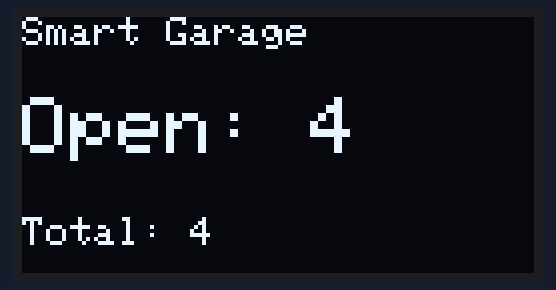
A sketch run on a simulated ESP32. On the bench: 128×64 one-colour display.

Above: at 0.1 s.
At 4.1 s:
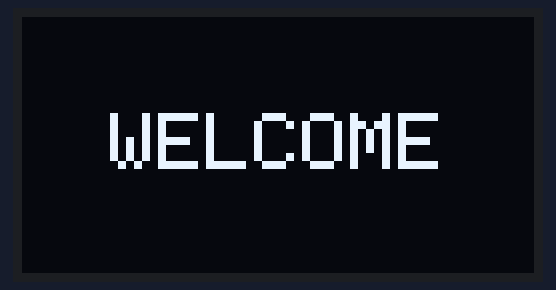
At 5.9 s:
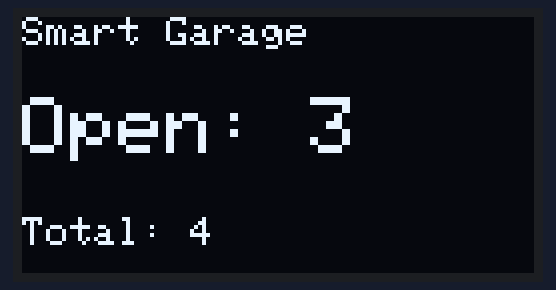
At 8.1 s:
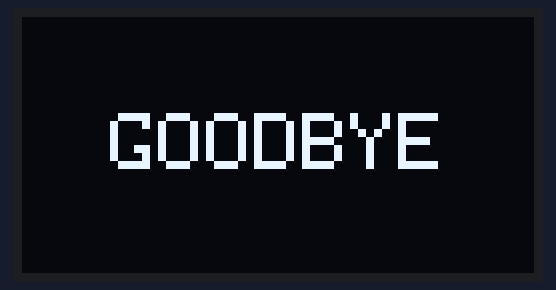

Measured:
- by itself, everything shown: repeats every 8.0 s, in 4 steps
- what the display in image 1 shows lasts 1.8 s, from 4.0 s to 5.8 s
- what the display in image 2 shows lasts 2.2 s, from 5.8 s to 8.0 s

The sketch:

OLED_Test.ino
```cpp
/*
THIS IS A TEST SCRIPT JUST USED TO SEE IF THE OLED IS WORKINF
*/

#include <Wire.h>
#include <Adafruit_GFX.h>
#include <Adafruit_SSD1306.h>

#define W 128
#define H 64
Adafruit_SSD1306 display(W, H, &Wire, -1);

const int TOTAL_SPOTS = 4;
int openSpots = 4;

enum ScreenMode { SCREEN_STATUS, SCREEN_WELCOME, SCREEN_GOODBYE };
ScreenMode mode = SCREEN_STATUS;
unsigned long modeUntil = 0;

void drawStatus() {
  display.clearDisplay();
  display.setTextColor(SSD1306_WHITE);

  display.setTextSize(1);
  display.setCursor(0, 0);
  display.print("Smart Garage");

  display.setTextSize(2);
  display.setCursor(0, 20);
  display.print("Open: ");
  display.print(openSpots);

  display.setTextSize(1);
  display.setCursor(0, 50);
  display.print("Total: ");
  display.print(TOTAL_SPOTS);

  display.display();
}

void drawCentered(const char* msg, uint8_t size) {
  display.clearDisplay();
  display.setTextColor(SSD1306_WHITE);
  display.setTextSize(size);

  int16_t x1, y1;
  uint16_t w, h;
  display.getTextBounds(msg, 0, 0, &x1, &y1, &w, &h);

  int x = (W - (int)w) / 2;
  int y = (H - (int)h) / 2;

  display.setCursor(x, y);
  display.print(msg);
  display.display();
}

void showWelcome(unsigned long ms=2000) {
  mode = SCREEN_WELCOME;
  modeUntil = millis() + ms;
  drawCentered("WELCOME", 2);
}

void showGoodbye(unsigned long ms=2000) {
  mode = SCREEN_GOODBYE;
  modeUntil = millis() + ms;
  drawCentered("GOODBYE", 2);
}

void setup() {
  Wire.begin(21, 22);

  if (!display.begin(SSD1306_SWITCHCAPVCC, 0x3C)) {
    for (;;) {}
  }

  drawStatus();
}

void loop() {
  static unsigned long lastEvent = 0;
  unsigned long now = millis();

  // Fake cycle: Enter -> Status -> Exit -> Status ...
  if (now - lastEvent >= 4000) {
    lastEvent = now;

    static bool entering = true;
    if (entering) {
      if (openSpots > 0) openSpots--;
      showWelcome(1800);
    } else {
      if (openSpots < TOTAL_SPOTS) openSpots++;
      showGoodbye(1800);
    }
    entering = !entering;
  }

  if (mode != SCREEN_STATUS && now > modeUntil) {
    mode = SCREEN_STATUS;
    drawStatus();
  }
}
```
